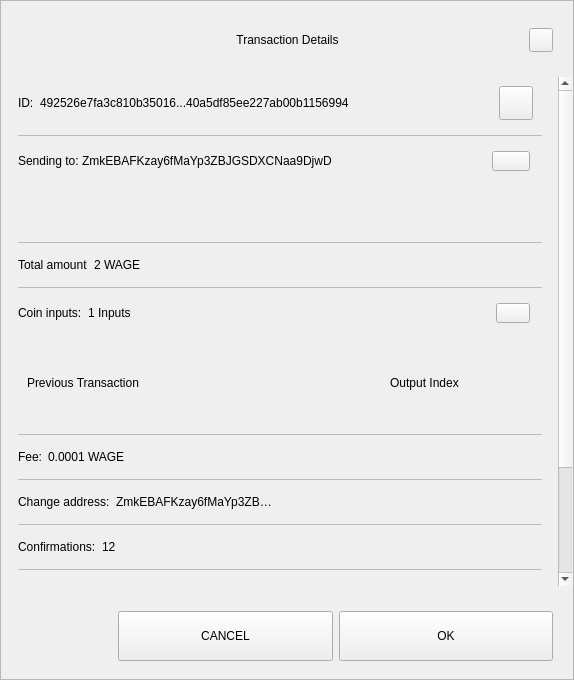
<?xml version="1.0" encoding="UTF-8"?>
<ui version="4.0">
 <class>TxDetailDialog</class>
 <widget class="QWidget" name="TxDetailDialog">
  <property name="geometry">
   <rect>
    <x>0</x>
    <y>0</y>
    <width>574</width>
    <height>680</height>
   </rect>
  </property>
  <property name="sizePolicy">
   <sizepolicy hsizetype="Preferred" vsizetype="Expanding">
    <horstretch>0</horstretch>
    <verstretch>0</verstretch>
   </sizepolicy>
  </property>
  <property name="minimumSize">
   <size>
    <width>574</width>
    <height>500</height>
   </size>
  </property>
  <property name="windowTitle">
   <string>Form</string>
  </property>
  <property name="styleSheet">
   <string notr="true"/>
  </property>
  <layout class="QVBoxLayout" name="verticalLayout_3">
   <property name="spacing">
    <number>0</number>
   </property>
   <property name="leftMargin">
    <number>0</number>
   </property>
   <property name="topMargin">
    <number>0</number>
   </property>
   <property name="rightMargin">
    <number>0</number>
   </property>
   <property name="bottomMargin">
    <number>0</number>
   </property>
   <item>
    <widget class="QFrame" name="frame">
     <property name="sizePolicy">
      <sizepolicy hsizetype="Preferred" vsizetype="Expanding">
       <horstretch>0</horstretch>
       <verstretch>0</verstretch>
      </sizepolicy>
     </property>
     <property name="styleSheet">
      <string notr="true"/>
     </property>
     <property name="frameShape">
      <enum>QFrame::StyledPanel</enum>
     </property>
     <property name="frameShadow">
      <enum>QFrame::Raised</enum>
     </property>
     <layout class="QVBoxLayout" name="verticalLayout">
      <property name="leftMargin">
       <number>0</number>
      </property>
      <property name="rightMargin">
       <number>0</number>
      </property>
      <item>
       <layout class="QHBoxLayout" name="horizontalLayout_3">
        <property name="spacing">
         <number>0</number>
        </property>
        <property name="leftMargin">
         <number>20</number>
        </property>
        <property name="topMargin">
         <number>10</number>
        </property>
        <property name="rightMargin">
         <number>20</number>
        </property>
        <item>
         <spacer name="horizontalSpacer_1">
          <property name="orientation">
           <enum>Qt::Horizontal</enum>
          </property>
          <property name="sizeHint" stdset="0">
           <size>
            <width>40</width>
            <height>20</height>
           </size>
          </property>
         </spacer>
        </item>
        <item>
         <widget class="QLabel" name="labelTitle">
          <property name="minimumSize">
           <size>
            <width>0</width>
            <height>40</height>
           </size>
          </property>
          <property name="maximumSize">
           <size>
            <width>16777215</width>
            <height>40</height>
           </size>
          </property>
          <property name="styleSheet">
           <string notr="true">padding-left:24px;</string>
          </property>
          <property name="text">
           <string>Transaction Details</string>
          </property>
          <property name="alignment">
           <set>Qt::AlignCenter</set>
          </property>
          <property name="margin">
           <number>7</number>
          </property>
         </widget>
        </item>
        <item>
         <spacer name="horizontalSpacer_2">
          <property name="orientation">
           <enum>Qt::Horizontal</enum>
          </property>
          <property name="sizeHint" stdset="0">
           <size>
            <width>40</width>
            <height>20</height>
           </size>
          </property>
         </spacer>
        </item>
        <item>
         <widget class="QPushButton" name="btnEsc">
          <property name="minimumSize">
           <size>
            <width>24</width>
            <height>24</height>
           </size>
          </property>
          <property name="maximumSize">
           <size>
            <width>24</width>
            <height>24</height>
           </size>
          </property>
          <property name="focusPolicy">
           <enum>Qt::NoFocus</enum>
          </property>
          <property name="text">
           <string/>
          </property>
         </widget>
        </item>
       </layout>
      </item>
      <item>
       <spacer name="verticalSpacer">
        <property name="orientation">
         <enum>Qt::Vertical</enum>
        </property>
        <property name="sizeType">
         <enum>QSizePolicy::Fixed</enum>
        </property>
        <property name="sizeHint" stdset="0">
         <size>
          <width>20</width>
          <height>10</height>
         </size>
        </property>
       </spacer>
      </item>
      <item>
       <widget class="QWidget" name="layoutScroll" native="true">
        <property name="minimumSize">
         <size>
          <width>0</width>
          <height>0</height>
         </size>
        </property>
        <layout class="QVBoxLayout" name="verticalLayout_4">
         <property name="leftMargin">
          <number>0</number>
         </property>
         <property name="topMargin">
          <number>0</number>
         </property>
         <property name="rightMargin">
          <number>0</number>
         </property>
         <item>
          <widget class="QScrollArea" name="scrollArea">
           <property name="styleSheet">
            <string notr="true">#scrollArea {
background:transparent;
}</string>
           </property>
           <property name="horizontalScrollBarPolicy">
            <enum>Qt::ScrollBarAlwaysOff</enum>
           </property>
           <property name="sizeAdjustPolicy">
            <enum>QAbstractScrollArea::AdjustIgnored</enum>
           </property>
           <property name="widgetResizable">
            <bool>true</bool>
           </property>
           <property name="alignment">
            <set>Qt::AlignLeading|Qt::AlignLeft|Qt::AlignTop</set>
           </property>
           <widget class="QWidget" name="scrollAreaWidgetContents">
            <property name="geometry">
             <rect>
              <x>0</x>
              <y>0</y>
              <width>556</width>
              <height>672</height>
             </rect>
            </property>
            <property name="autoFillBackground">
             <bool>false</bool>
            </property>
            <property name="styleSheet">
             <string notr="true">#scrollAreaWidgetContents {
background:transparent;
}</string>
            </property>
            <layout class="QVBoxLayout" name="verticalLayout_7">
             <property name="spacing">
              <number>0</number>
             </property>
             <property name="sizeConstraint">
              <enum>QLayout::SetDefaultConstraint</enum>
             </property>
             <property name="leftMargin">
              <number>0</number>
             </property>
             <property name="topMargin">
              <number>0</number>
             </property>
             <property name="rightMargin">
              <number>0</number>
             </property>
             <property name="bottomMargin">
              <number>0</number>
             </property>
             <item>
              <widget class="QWidget" name="content" native="true">
               <layout class="QVBoxLayout" name="verticalLayout_2">
                <property name="leftMargin">
                 <number>16</number>
                </property>
                <property name="topMargin">
                 <number>0</number>
                </property>
                <property name="rightMargin">
                 <number>16</number>
                </property>
                <item>
                 <widget class="QWidget" name="contentID" native="true">
                  <layout class="QHBoxLayout" name="horizontalLayout_12" stretch="0,1,0">
                   <property name="leftMargin">
                    <number>0</number>
                   </property>
                   <item>
                    <widget class="QLabel" name="labelId">
                     <property name="maximumSize">
                      <size>
                       <width>16777215</width>
                       <height>16777215</height>
                      </size>
                     </property>
                     <property name="text">
                      <string>ID:</string>
                     </property>
                    </widget>
                   </item>
                   <item>
                    <widget class="QLabel" name="textId">
                     <property name="text">
                      <string>492526e7fa3c810b35016...40a5df85ee227ab00b1156994</string>
                     </property>
                    </widget>
                   </item>
                   <item>
                    <widget class="QPushButton" name="pushCopy">
                     <property name="minimumSize">
                      <size>
                       <width>34</width>
                       <height>34</height>
                      </size>
                     </property>
                     <property name="maximumSize">
                      <size>
                       <width>34</width>
                       <height>34</height>
                      </size>
                     </property>
                     <property name="focusPolicy">
                      <enum>Qt::NoFocus</enum>
                     </property>
                     <property name="text">
                      <string/>
                     </property>
                     <property name="iconSize">
                      <size>
                       <width>24</width>
                       <height>24</height>
                      </size>
                     </property>
                    </widget>
                   </item>
                  </layout>
                 </widget>
                </item>
                <item>
                 <widget class="QLabel" name="labelDivider9">
                  <property name="maximumSize">
                   <size>
                    <width>16777215</width>
                    <height>1</height>
                   </size>
                  </property>
                  <property name="styleSheet">
                   <string notr="true">background-color:#bababa;</string>
                  </property>
                  <property name="text">
                   <string/>
                  </property>
                 </widget>
                </item>
                <item>
                 <widget class="QWidget" name="contentOutputs" native="true">
                  <layout class="QHBoxLayout" name="horizontalLayout_11" stretch="0,3,0">
                   <property name="spacing">
                    <number>0</number>
                   </property>
                   <property name="leftMargin">
                    <number>0</number>
                   </property>
                   <property name="rightMargin">
                    <number>12</number>
                   </property>
                   <item>
                    <widget class="QLabel" name="labelSend">
                     <property name="maximumSize">
                      <size>
                       <width>16777215</width>
                       <height>16777215</height>
                      </size>
                     </property>
                     <property name="text">
                      <string>Sending to: </string>
                     </property>
                    </widget>
                   </item>
                   <item>
                    <widget class="QLabel" name="textSend">
                     <property name="text">
                      <string>ZmkEBAFKzay6fMaYp3ZBJGSDXCNaa9DjwD </string>
                     </property>
                    </widget>
                   </item>
                   <item>
                    <widget class="QPushButton" name="pushOutputs">
                     <property name="minimumSize">
                      <size>
                       <width>34</width>
                       <height>20</height>
                      </size>
                     </property>
                     <property name="maximumSize">
                      <size>
                       <width>38</width>
                       <height>20</height>
                      </size>
                     </property>
                     <property name="focusPolicy">
                      <enum>Qt::NoFocus</enum>
                     </property>
                     <property name="styleSheet">
                      <string notr="true"/>
                     </property>
                     <property name="text">
                      <string/>
                     </property>
                    </widget>
                   </item>
                  </layout>
                 </widget>
                </item>
                <item>
                 <widget class="QScrollArea" name="outputsScrollArea">
                  <property name="minimumSize">
                   <size>
                    <width>0</width>
                    <height>50</height>
                   </size>
                  </property>
                  <property name="styleSheet">
                   <string notr="true">#outputsScrollArea {
background:transparent;
}</string>
                  </property>
                  <property name="widgetResizable">
                   <bool>true</bool>
                  </property>
                  <widget class="QWidget" name="container_outputs_base">
                   <property name="geometry">
                    <rect>
                     <x>0</x>
                     <y>0</y>
                     <width>522</width>
                     <height>48</height>
                    </rect>
                   </property>
                   <property name="styleSheet">
                    <string notr="true">#container_outputs_base {
background:transparent;
}</string>
                   </property>
                  </widget>
                 </widget>
                </item>
                <item>
                 <widget class="QLabel" name="labelDivider8">
                  <property name="maximumSize">
                   <size>
                    <width>16777215</width>
                    <height>1</height>
                   </size>
                  </property>
                  <property name="styleSheet">
                   <string notr="true">background-color:#bababa;</string>
                  </property>
                  <property name="text">
                   <string/>
                  </property>
                 </widget>
                </item>
                <item>
                 <widget class="QWidget" name="contentAmount" native="true">
                  <layout class="QHBoxLayout" name="horizontalLayout_4" stretch="0,1">
                   <property name="leftMargin">
                    <number>0</number>
                   </property>
                   <item>
                    <widget class="QLabel" name="labelAmount">
                     <property name="maximumSize">
                      <size>
                       <width>16777215</width>
                       <height>16777215</height>
                      </size>
                     </property>
                     <property name="text">
                      <string>Total amount</string>
                     </property>
                    </widget>
                   </item>
                   <item>
                    <widget class="QLabel" name="textAmount">
                     <property name="text">
                      <string>2 WAGE</string>
                     </property>
                    </widget>
                   </item>
                  </layout>
                 </widget>
                </item>
                <item>
                 <widget class="QLabel" name="labelDivider6">
                  <property name="maximumSize">
                   <size>
                    <width>16777215</width>
                    <height>1</height>
                   </size>
                  </property>
                  <property name="styleSheet">
                   <string notr="true">background-color:#bababa;</string>
                  </property>
                  <property name="text">
                   <string/>
                  </property>
                 </widget>
                </item>
                <item>
                 <widget class="QWidget" name="contentInputs" native="true">
                  <layout class="QHBoxLayout" name="horizontalLayout" stretch="0,2,0">
                   <property name="leftMargin">
                    <number>0</number>
                   </property>
                   <property name="rightMargin">
                    <number>12</number>
                   </property>
                   <item>
                    <widget class="QLabel" name="labelInputs">
                     <property name="sizePolicy">
                      <sizepolicy hsizetype="Minimum" vsizetype="Preferred">
                       <horstretch>0</horstretch>
                       <verstretch>0</verstretch>
                      </sizepolicy>
                     </property>
                     <property name="maximumSize">
                      <size>
                       <width>16777215</width>
                       <height>16777215</height>
                      </size>
                     </property>
                     <property name="text">
                      <string>Coin inputs:</string>
                     </property>
                    </widget>
                   </item>
                   <item>
                    <widget class="QLabel" name="textInputs">
                     <property name="text">
                      <string>1 Inputs</string>
                     </property>
                    </widget>
                   </item>
                   <item>
                    <widget class="QPushButton" name="pushInputs">
                     <property name="maximumSize">
                      <size>
                       <width>34</width>
                       <height>20</height>
                      </size>
                     </property>
                     <property name="focusPolicy">
                      <enum>Qt::NoFocus</enum>
                     </property>
                     <property name="styleSheet">
                      <string notr="true"/>
                     </property>
                     <property name="text">
                      <string/>
                     </property>
                    </widget>
                   </item>
                  </layout>
                 </widget>
                </item>
                <item>
                 <widget class="QFrame" name="gridInputs">
                  <property name="sizePolicy">
                   <sizepolicy hsizetype="Preferred" vsizetype="MinimumExpanding">
                    <horstretch>0</horstretch>
                    <verstretch>0</verstretch>
                   </sizepolicy>
                  </property>
                  <property name="minimumSize">
                   <size>
                    <width>0</width>
                    <height>90</height>
                   </size>
                  </property>
                  <layout class="QGridLayout" name="gridLayoutInput" columnstretch="5,2" rowminimumheight="0">
                   <property name="sizeConstraint">
                    <enum>QLayout::SetMaximumSize</enum>
                   </property>
                   <property name="verticalSpacing">
                    <number>0</number>
                   </property>
                   <item row="0" column="0" alignment="Qt::AlignLeft">
                    <widget class="QLabel" name="labelTitlePrevTx">
                     <property name="text">
                      <string>Previous Transaction</string>
                     </property>
                    </widget>
                   </item>
                   <item row="0" column="1" alignment="Qt::AlignLeft">
                    <widget class="QLabel" name="labelOutputIndex">
                     <property name="text">
                      <string>Output Index</string>
                     </property>
                     <property name="alignment">
                      <set>Qt::AlignCenter</set>
                     </property>
                    </widget>
                   </item>
                  </layout>
                 </widget>
                </item>
                <item>
                 <widget class="QLabel" name="labelDivider1">
                  <property name="maximumSize">
                   <size>
                    <width>16777215</width>
                    <height>1</height>
                   </size>
                  </property>
                  <property name="styleSheet">
                   <string notr="true">background-color:#bababa;</string>
                  </property>
                  <property name="text">
                   <string/>
                  </property>
                 </widget>
                </item>
                <item>
                 <widget class="QWidget" name="contentFee" native="true">
                  <layout class="QHBoxLayout" name="horizontalLayout_7" stretch="0,1">
                   <property name="leftMargin">
                    <number>0</number>
                   </property>
                   <item>
                    <widget class="QLabel" name="labelFee">
                     <property name="maximumSize">
                      <size>
                       <width>16777215</width>
                       <height>16777215</height>
                      </size>
                     </property>
                     <property name="text">
                      <string>Fee:</string>
                     </property>
                    </widget>
                   </item>
                   <item>
                    <widget class="QLabel" name="textFee">
                     <property name="text">
                      <string>0.0001 WAGE</string>
                     </property>
                    </widget>
                   </item>
                  </layout>
                 </widget>
                </item>
                <item>
                 <widget class="QLabel" name="labelDivider2">
                  <property name="maximumSize">
                   <size>
                    <width>16777215</width>
                    <height>1</height>
                   </size>
                  </property>
                  <property name="styleSheet">
                   <string notr="true">background-color:#bababa;</string>
                  </property>
                  <property name="text">
                   <string/>
                  </property>
                 </widget>
                </item>
                <item>
                 <widget class="QWidget" name="contentChangeAddress" native="true">
                  <layout class="QHBoxLayout" name="horizontalLayout_6" stretch="0,1">
                   <property name="leftMargin">
                    <number>0</number>
                   </property>
                   <item>
                    <widget class="QLabel" name="labelChange">
                     <property name="maximumSize">
                      <size>
                       <width>16777215</width>
                       <height>16777215</height>
                      </size>
                     </property>
                     <property name="text">
                      <string>Change address:</string>
                     </property>
                    </widget>
                   </item>
                   <item>
                    <widget class="QLabel" name="textChange">
                     <property name="text">
                      <string>ZmkEBAFKzay6fMaYp3ZB… </string>
                     </property>
                    </widget>
                   </item>
                  </layout>
                 </widget>
                </item>
                <item>
                 <widget class="QLabel" name="labelDivider4">
                  <property name="maximumSize">
                   <size>
                    <width>16777215</width>
                    <height>1</height>
                   </size>
                  </property>
                  <property name="styleSheet">
                   <string notr="true">background-color:#bababa;</string>
                  </property>
                  <property name="text">
                   <string/>
                  </property>
                 </widget>
                </item>
                <item>
                 <widget class="QWidget" name="contentConfirmations" native="true">
                  <layout class="QHBoxLayout" name="horizontalLayout_8" stretch="0,1">
                   <property name="leftMargin">
                    <number>0</number>
                   </property>
                   <item>
                    <widget class="QLabel" name="labelConfirmations">
                     <property name="maximumSize">
                      <size>
                       <width>16777215</width>
                       <height>16777215</height>
                      </size>
                     </property>
                     <property name="text">
                      <string>Confirmations:</string>
                     </property>
                    </widget>
                   </item>
                   <item>
                    <widget class="QLabel" name="textConfirmations">
                     <property name="text">
                      <string>12</string>
                     </property>
                    </widget>
                   </item>
                  </layout>
                 </widget>
                </item>
                <item>
                 <widget class="QLabel" name="labelDivider7">
                  <property name="maximumSize">
                   <size>
                    <width>16777215</width>
                    <height>1</height>
                   </size>
                  </property>
                  <property name="styleSheet">
                   <string notr="true">background-color:#bababa;</string>
                  </property>
                  <property name="text">
                   <string/>
                  </property>
                 </widget>
                </item>
                <item>
                 <widget class="QWidget" name="contentSize" native="true">
                  <layout class="QHBoxLayout" name="horizontalLayout_9" stretch="0,1">
                   <property name="leftMargin">
                    <number>0</number>
                   </property>
                   <item>
                    <widget class="QLabel" name="labelSize">
                     <property name="maximumSize">
                      <size>
                       <width>16777215</width>
                       <height>16777215</height>
                      </size>
                     </property>
                     <property name="text">
                      <string>Size:</string>
                     </property>
                    </widget>
                   </item>
                   <item>
                    <widget class="QLabel" name="textSize">
                     <property name="text">
                      <string>2 kB</string>
                     </property>
                    </widget>
                   </item>
                  </layout>
                 </widget>
                </item>
                <item>
                 <widget class="QLabel" name="labelDivider3">
                  <property name="maximumSize">
                   <size>
                    <width>16777215</width>
                    <height>1</height>
                   </size>
                  </property>
                  <property name="styleSheet">
                   <string notr="true">background-color:#bababa;</string>
                  </property>
                  <property name="text">
                   <string/>
                  </property>
                 </widget>
                </item>
                <item>
                 <widget class="QWidget" name="contentDate" native="true">
                  <layout class="QHBoxLayout" name="horizontalLayout_5" stretch="0,1">
                   <property name="leftMargin">
                    <number>0</number>
                   </property>
                   <item>
                    <widget class="QLabel" name="labelDate">
                     <property name="maximumSize">
                      <size>
                       <width>16777215</width>
                       <height>16777215</height>
                      </size>
                     </property>
                     <property name="text">
                      <string>Date:</string>
                     </property>
                    </widget>
                   </item>
                   <item>
                    <widget class="QLabel" name="textDate">
                     <property name="text">
                      <string>May 25, 2017</string>
                     </property>
                    </widget>
                   </item>
                  </layout>
                 </widget>
                </item>
                <item>
                 <widget class="QLabel" name="labelDivider5">
                  <property name="maximumSize">
                   <size>
                    <width>16777215</width>
                    <height>1</height>
                   </size>
                  </property>
                  <property name="styleSheet">
                   <string notr="true">background-color:#bababa;</string>
                  </property>
                  <property name="text">
                   <string/>
                  </property>
                 </widget>
                </item>
                <item>
                 <widget class="QWidget" name="contentStatus" native="true">
                  <layout class="QHBoxLayout" name="horizontalLayout_10" stretch="0,1">
                   <property name="leftMargin">
                    <number>0</number>
                   </property>
                   <item>
                    <widget class="QLabel" name="labelStatus">
                     <property name="maximumSize">
                      <size>
                       <width>16777215</width>
                       <height>16777215</height>
                      </size>
                     </property>
                     <property name="text">
                      <string>Status:</string>
                     </property>
                    </widget>
                   </item>
                   <item>
                    <widget class="QLabel" name="textStatus">
                     <property name="text">
                      <string>Spendable</string>
                     </property>
                    </widget>
                   </item>
                  </layout>
                 </widget>
                </item>
                <item>
                 <spacer name="verticalSpacer_2">
                  <property name="orientation">
                   <enum>Qt::Vertical</enum>
                  </property>
                  <property name="sizeType">
                   <enum>QSizePolicy::Expanding</enum>
                  </property>
                  <property name="sizeHint" stdset="0">
                   <size>
                    <width>20</width>
                    <height>10</height>
                   </size>
                  </property>
                 </spacer>
                </item>
                <item>
                 <widget class="QLabel" name="labelWarning">
                  <property name="text">
                   <string>TextLabel</string>
                  </property>
                  <property name="alignment">
                   <set>Qt::AlignCenter</set>
                  </property>
                 </widget>
                </item>
               </layout>
              </widget>
             </item>
            </layout>
           </widget>
          </widget>
         </item>
        </layout>
       </widget>
      </item>
      <item>
       <widget class="QWidget" name="containerButtons" native="true">
        <layout class="QHBoxLayout" name="horizontalLayout1" stretch="1,2,2">
         <property name="leftMargin">
          <number>10</number>
         </property>
         <property name="rightMargin">
          <number>20</number>
         </property>
         <item>
          <spacer name="horizontalSpacer_3">
           <property name="orientation">
            <enum>Qt::Horizontal</enum>
           </property>
           <property name="sizeHint" stdset="0">
            <size>
             <width>40</width>
             <height>20</height>
            </size>
           </property>
          </spacer>
         </item>
         <item>
          <widget class="QPushButton" name="btnCancel">
           <property name="minimumSize">
            <size>
             <width>200</width>
             <height>50</height>
            </size>
           </property>
           <property name="focusPolicy">
            <enum>Qt::NoFocus</enum>
           </property>
           <property name="text">
            <string>CANCEL</string>
           </property>
          </widget>
         </item>
         <item>
          <widget class="QPushButton" name="btnSave">
           <property name="minimumSize">
            <size>
             <width>200</width>
             <height>50</height>
            </size>
           </property>
           <property name="focusPolicy">
            <enum>Qt::NoFocus</enum>
           </property>
           <property name="text">
            <string>OK</string>
           </property>
          </widget>
         </item>
        </layout>
       </widget>
      </item>
     </layout>
    </widget>
   </item>
  </layout>
 </widget>
 <resources/>
 <connections/>
</ui>
